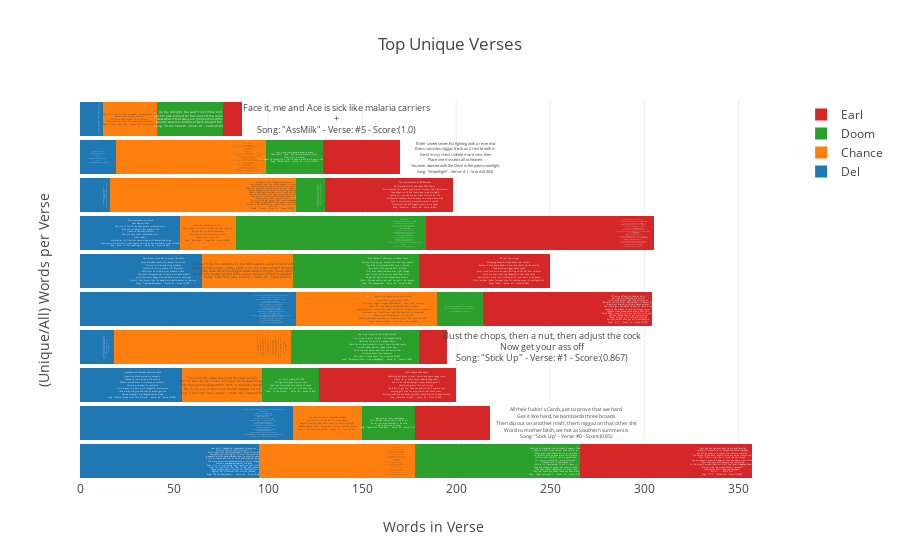

Here is the notebook cell this chart was saved with:
### Code cell
vs = unique_verses_bar(sub_works.values())

### Figure 1 — Plotly figure (JSON) as saved in the notebook; plotly's stock layout.template omitted (floating-point values rounded to 4 significant figures)
{"data": [{"hoverinfo": "text", "name": "Del", "orientation": "h", "text": ["How did it happen An independent corporation<br>With no control could maintain it<br>With rebellious force, developed a course of action<br>We advertise, inviting all to court, the massive<br>A queen's faithful hand, maidens born to wealthy parents<br>A life of luxury, but full of scorn, yeah, they be jealous<br>We were omnivores, gathered food with our tongues<br>Peaceful, unprepared against the guns<br>Ever since we was young they slayed our real master<br>Now I'm told, blast the rifles to peel back domes<br>Heavy weapon power sources for confrontation<br>Against hot situations, safe world's invaded<br>Song: \"Do You Remember?\" - Verse: #0 - Score:(0.832)", "The humanoid race feels that they should rule the whole space-time continuum<br>Decimating villages<br>Deltron, the hero of alliance is sent forth<br>To insure chief aids don't catch a heat ray<br>I just scoped this fiber rope<br>It looks like a good conductor of electricity<br>Use it for a stun net for anyone stepping in the vicinity<br>Living within the walls of our buildings<br>Impervious surface, industrial strength<br>Heavy-duty shield generators for hater attempts<br>Metallic content within the star ship<br>Computer system shoots us through parsecs<br>Light years, astronomical units<br>NASA couldn't fathom the havoc they producing<br>Measured in fractions involving objects from a single star system but yet so complex<br>Song: \"Talent Supercedes\" - Verse: #1 - Score:(0.832)", "A hundred and fourteen and more fiend<br>Proportion, black mortality casualty<br>Gradually losin grips with reality<br>When a child's view in violence so casually<br>Callously, carousel of confusion<br>Only comes to a halt with thoughtful conclusions<br>I'ma weigh the pros and cons of what's goin on<br>Decide whether to go beyond and go along<br>Song: \"What's Wrong with This Picture\" - Verse: #0 - Score:(0.833)", " <br>\"You trippin' man.\"<br>\"Man I be grindin' and chillin'<br> Nigga, I was rolling dice the other day nigga.\" <br>Song: \"Followers *\" - Verse: #5 - Score:(0.833)", "Yo, avoiding the corporate sector running with the rebel operatives<br>Pulling a dark saber out on hostages<br>Deltron O from the under city wonders will they never cease<br>Fear of black planet, serious heat<br>Here in the street high doubts and strongholds<br>Action adventures go beyond the globe<br>The lost ones mobbing in repulsive trucks<br>Transporting troops and not for sport<br>My measurement systems are pleasant for listening<br>Imperial decree that legalizes conditions in certain instances<br>Battle techniques require split second timing<br>The usage designed with large spacecrafts in mind highly maneuverable<br>Turbo lasers will do more than subdue them fools<br>Provincial governor peripheral cameras cover<br>Every corner and crevice I catch a glimpse at<br>Song: \"Nobody Can\" - Verse: #0 - Score:(0.87)", "Hurrah, here come Del to dispel the blahs<br>Cause and effect, pause for respect collection<br>Diction friction, depicting violence<br>Volatile with my profile, like Molotov's<br>MC's must be on auto-pilot, waddle silent<br>like some platypuses, Del is down with data pushers<br>with top secret floppy disk and battle armor and mega<br>Plus all the rhymes that I'm bangin are double-decker, to check ya<br>Song: \"Oakland Blackouts\" - Verse: #1 - Score:(0.877)", "The forerunners' structure<br>Was dug up from<br>The rim of the Milky Way galaxy systematically<br>Empires collapsed from higher a tax<br>I admire the aspiring acts<br>That my eyes were infatuated with<br>Final conflict<br>Interstellar civilizations came along with bombs and ships<br>Machines with artificial intelligence telling us our existence is not relevant<br>Song: \"What Is This Loneliness\" - Verse: #0 - Score:(0.887)", "\"All in my ear with that yappin, man. You trippin.\" <br>\"I'll keep at it to! Wassup\" <br>Song: \"Followers *\" - Verse: #2 - Score:(1.0)", "And the survey says<br>Go pratice or something man<br>You know<br>Peace<br>\"Press Rewind\" (Sadat X Sample)<br>Ah-hah<br>Song: \"Press Rewind\" - Verse: #1 - Score:(1.0)", " Yeah man next they gonna have you up in the spellbound lost'n'found<br>Song: \"What's Wrong with This Picture\" - Verse: #1 - Score:(1.0)"], "textposition": "bottom", "type": "bar", "width": 0.9, "x": [95, 113, 54, 18, 115, 65, 53, 16, 19, 12]}, {"hoverinfo": "text", "name": "Chance", "orientation": "h", "text": ["Stupid ass student<br>True I got truants in Spanish<br>Beats by Inglish rap chanish<br>Fluent, can't fly got flew in I'm foolin'<br>Adidas influence Nike I do's it<br>Coolin' with Mikey, lowkey I rock<br>Mags on my bike, Tay like he chuck<br>Hockey I puck<br>Rockie I fresh<br>Saki, my cup like Rocky \"Wassup\"<br>Ohh he got two weeks ten with the foolie<br>Doobie sawbuck<br>School be too huff<br>Caleb my nigga, Fresco my nigga<br>Gon head send it up<br>SaveMula too tough<br>Song: \"U Got Me Fucked Up\" - Verse: #0 - Score:(0.807)", "It's just me and la cucaracha tonight<br>Cold pizza with the hot Sriracha tonight<br>Apple TV, Comcast, don't know what to watch-a tonight<br>Shoulda had ya when I had ya, now I wish I gotcha tonight<br>Song: \"I Am Very Very Lonely\" - Verse: #1 - Score:(0.811)", "This is not the castle this is just the casa tonight<br>Ain't no Nala so my Simba ain't gon' be Mufasa tonight<br>Only dust and shadows comin' from la cucaracha tonight<br>But if you eva in the hood like Mr. Rogers, hit my<br>Song: \"I Am Very Very Lonely\" - Verse: #0 - Score:(0.814)", "Light a joint<br>Or spliff it if you classy<br>Split a swisha witcha nigga<br>If you ask me<br>Ain't no questions hit it vividly and pass me<br>Don't answer about your problems<br>Or your issues or your Ashleys<br>It's a quarter to imminent, ten minutes to infinite<br>Rims, Henny, and reminisce<br>Nostalgia and MandM;'s<br>Cinnamon tone women and<br>Feminine's getting intimate<br>All broads is frivolous<br>Homies could get they dividends<br>Damn, is he illiterate, literal syndicate<br>Illegitimate, idiot, gangbanger affiliate<br>Sick twisted prick, sick sadistic son of a biscuit<br>Man fuck this shit<br>Song: \"Brain Cells\" - Verse: #0 - Score:(0.819)", "Chance, acid rapper, soccer, hacky sacker<br>Cocky khaki jacket jacker (IGH!)<br>Slap-happy faggot slapper (BRUH BRUH~!) Iraqi rocket launcher<br>Shake that Laffy Taffy, Jolly Rancher/raunchy rapper<br>Bang, bang, bang - skeet, skeet, skeet; she do that thing for three retweets<br>The album feel like '92, now take that bong 'fore he three-peat<br>Chance, ho, acid head, cruisin' on that LSD<br>Asked Joseph about my deal, he looked back said \"hell yeah, let's eat!\"<br>Song: \"Favorite Song\" - Verse: #0 - Score:(0.827)", "I guess I'll file the cabinets, fix the disha washa, tonight (lot of activities)<br>Feed the fishes twist a swisha while I mix the pasta tonight (multitasking)<br>Tube socks white briefs gold wrista watcha tonight (fancy attire)<br>On the sofa posted perfect selfie picture posture tonight (Snapchat bitch)<br>Song: \"I Am Very Very Lonely\" - Verse: #2 - Score:(0.833)", "There are obstacles in life<br>Many many trials and tribulations that come up<br>But you got to realize and know<br>That even Jericho walls must fall<br>Every wall must fall<br>Song: \"Blessings\" - Verse: #0 - Score:(0.833)", "Introducin' (IGH!) Chance the Ruthless<br>Trip 'shrooms and lucy (hah!) dreams is lucid<br>Loosely based on music, swallow my mucus<br>Hope your pussy get herpes and yo' ass get lupus (IGH!)<br>Deuces douches, deuce deuce I'll shoot ya (BLAOW)<br>Shoes might boot 'cha and a suit might suit 'cha<br>They be on bullshit but they really don't do shit<br>They use of illusion could confuse Confucius<br>Nasty, ashy (IGH!) cigarette ashin'<br>'til my voice get raspy; last week suspended<br>Last night kissed Va$htie, parleyed with Ashley<br>Always in the hallway, so I never been classy (hahaha)<br>Shut up!<br>Song: \"NaNa\" - Verse: #1 - Score:(0.838)", "Wavy so wavy<br>Trendin' I'm trendy<br>Bending these pennies mommy done gave me<br>Business so savvy<br>Savey no spendy<br>Drifty so empty<br>City so windy<br>Master champ Chancelor, TrapMan the Chance or<br>Vance the bag handler, Bagger Vance<br>Pants is baggy, Vans rancid<br>Band of bad bandits<br>Abandoned bandanas banned from band practice<br>Sentence so gavel<br>Wordplay so scrabble<br>Chance to split atoms slit Adams apples<br>Adamant chano rat a tat vandals<br>Had to have at em' as an example<br>Song: \"U Got Me Fucked Up\" - Verse: #1 - Score:(0.863)", "Sparrin' is trainin', don't let Denzel +Training Day+ you<br>Sensei could catch a fade too<br>We be on that elegant, hella melanin<br>Barely, barely since the crayons and jellybeans<br>Song: \"Israel (Sparring)\" - Verse: #2 - Score:(0.966)"], "textposition": "bottom", "type": "bar", "width": 0.9, "x": [83, 37, 43, 94, 75, 48, 30, 99, 80, 29]}, {"hoverinfo": "text", "name": "Doom", "orientation": "h", "text": ["Grab the microphone like he smack a rapper iPhone<br>PRhyme time, time's up, dial tone, smile's on<br>Show your teeth, known by the wild prone<br>All getters, pile on, gone since child grown<br>On the count, check, or catch a pound neck<br>for clownin around for rec', no disrespect<br>intended, said it, and meant it<br>Before it's invented, get it, did it, spent it<br>Keep the change, he needs that receipt, thanks<br>MC's need franks regardless of street rank<br>They feet stank, we never leave the beat blank<br>Song: \"Highs and Lows *\" - Verse: #0 - Score:(0.852)", "I get no kick from champagne<br>Their alcohol doesn't thrill me at all<br>So tell me why shouldn't it be true<br>I get a kick out of brew<br>Song: \"Appetizers: One Beer\" - Verse: #0 - Score:(0.857)", "It's like a jungle, 24/7, 365<br>.44, high score, guerilla war tour<br>Yeah sure sure, when push comes to shove<br>It's well-done beef but it's still done love<br>Song: \"In the Streets\" - Verse: #2 - Score:(0.867)", "War nine, frying swine to pork grinds<br>For trying to walk the fine line, thoughts flying<br>Had more fun with a crooked rookie<br>Went for his gun, cracked his skull like a fortune cookie<br>A mind reader, find out, speak, freaks bow<br>With the nine heater, beat feet and smile now<br>Ten paces, about face, chase me<br>We make it sound crazy than a case of M-80's<br>Song: \"Chinatown Wars (Like a Renegade)\" - Verse: #1 - Score:(0.868)", "If the new shoes fit better than the old ones, rock 'em black<br>I'm gonna pick up some cold ones and knock 'em back<br> <br>Song: \"Perfect Hair II\" - Verse: #1 - Score:(0.875)", "\"Duck Season 3\" officially in Haters Town<br>Be sure to bring your maters call, and lazer sounds<br>They flied in, migrated, that's why I waited<br>The whole time eye and balls dilated<br>Flier was faded, the date was right though<br>Hoe it ain't nuttin but my hound dog Nitro<br>Go get 'em boy, Villain found some dinners<br>After I finished skinnin 'em y'all can split the innards<br>Song: \"The Unexpected\" - Verse: #1 - Score:(0.896)", "As if, stance mad stiff<br>Metal Face DOOM, beware, he bear gifts<br>Gab for the shift, overwork, overtime<br>Jerk you been warned, go for mine<br>In the dance hall play the wall like handball<br>Till his pants fall, brawl till last call<br>Loose cannon, squeeze a drip<br>Off to rip this one for the Gipper, get gypped<br>That nig' ya dig don't tip the strippers<br>Foamposite mask, matching slippers<br>Yo where's Starks Backpack of ammo<br>Warriors said let your flags blow, camo<br>These dudes is toys like Wham-O<br>Damn though, chip paint driving on the gravel with the Lambo<br>Blamo<br>Song: \"Ray Gun\" - Verse: #1 - Score:(0.901)", "Just as the mask, some people wear a mask<br>Don't mean that they did something <br>Song: \"Basket Case\" - Verse: #1 - Score:(0.933)", "Just since some people, wear a mask<br>Don't mean.. they.. did nothing automatically<br>Now wait a second!<br>Your Honor I'd respectfully like to have a word with you in chambers<br>Song: \"Basket Case\" - Verse: #2 - Score:(0.933)", "On the strength, she wasn't lent three cent<br>Got her own connect for free rent off the cement<br>Now what if that was your moms Short arms <br>Quarter waters to bottles of Dom bought the {}<br>Song: \"In the Streets\" - Verse: #1 - Score:(0.943)"], "textposition": "bottom", "type": "bar", "width": 0.9, "x": [88, 28, 30, 68, 24, 67, 101, 15, 30, 35]}, {"hoverinfo": "text", "name": "Earl", "orientation": "h", "text": ["Now pan the cameras back to me and Pamela's<br>amateur threesome with Hannah Montana's manager<br>And Miley feedin me sandwiches for my stamina<br>And Santa's in the back laughin cause my back's crampin up<br>Mrs. Claus trippin balls, think she had enough<br>and by enough I mean we dope as fuck, she had a gram of us<br>Flyer than your man because I'm lampin up<br>At the airport smokin hash with all the fuckin baggage handlers<br>Flowin like the motherfuckers aqueducts<br>Odd Future Wolf Gang, fag damagers<br>Bitch~! ... Eat a dick<br>Song: \"Kill\" - Verse: #2 - Score:(0.824)", "All their fuckin' vCards, just to prove that we hard<br>Get it We hard, he bombards three broads<br>Then dip out on another mish', them niggaz on that other shit<br>Word to mother bitch, we hot as Southern summers is<br>Song: \"Stick Up\" - Verse: #0 - Score:(0.85)", "Off a couple Sake shots<br>Watching pot grow in short shorts and some soggy crocs<br>Shoddy lot of black faces trading body shots<br>For all of the belongings in your pocket, park it<br>Hardly not, gnarly tots, nollie pops<br>Use a bit, it got me; then she buzzin' like a walkie talk<br>Staying gold like the only watch that Lonny rocks<br>Grimey socks and you know you don't wanna play with papa swamp<br>Song: \"Between Friends\" - Verse: #0 - Score:(0.863)", "Bust the chops, then a nut, then adjust the cock<br>Now get your ass off<br>Song: \"Stick Up\" - Verse: #1 - Score:(0.867)", "Often, no off days, no debates bitch<br>Box logo, switchblade and cocaine<br>in my back pocket, take Jade on vacation<br>The hotel switch from +Heartbreak+ to +Bates+ quick<br>Rippin out braids with bare hands amazes<br>The crowd go crazy, hands raised I'm laced with<br>swag by the eighth in case you wanna taste it<br>Faggots wear Prada, Satan wears RMK shit<br>Hell's Angel, crack Christ cross the face with erasers<br>and use +Based God+ as his replacement<br>+Super Saiyan+ with ruthless slayings<br>Eat puss, sweet puss got my tooth decayin<br>Song: \"Kill\" - Verse: #1 - Score:(0.867)", "'87 roof top rising<br>Whipping hoopties, tryna boost raw chronic<br>Brutus in that booth, double scoop, hock vomit up, sub rocking<br>Thud knocking niggas teeth loose<br>Bruh, I don't fuck with no cops (Rolling with that flow swamp)<br>Catch me over stove top (Rapping to that coke rock)<br>(Passionless in old Jive clothing with them doors wide open)<br>(Dim the floor lights focused) Like it's nothing, cause it's nothing, bitch<br>Song: \"Hive\" - Verse: #0 - Score:(0.886)", "Gorgeous chrome-plated horse whip<br>Home-making paintings for poor quality porn flicks<br>Court adjourned and the verdict's still saucy<br>Sack swinging like Dub-D40 on a door hinge<br>Good lord, walk light like the floor slick<br>Look bored, hoard all mics in a force grip<br>Pro-abortion endorsing his own importance<br>Or leaving opponents floating with paper and dirty porcelain<br>Pinnacle of titillating crisp spit<br>Fist clinched emulating '68 Olympics<br>Rock it from the cradle 'til he middle aged and limp-sticked<br>Coughing from the stable probably indicating spliff's lit<br>Dismissed, feel it in that saturated cranium<br>Heavy as insurance off a spanking new laser gun<br>Crazy heart, hazy lung, making art, raking funds<br>Crowd going dumb like Palin's son<br>Song: \"Hoarse\" - Verse: #0 - Score:(0.893)", "The reincarnation of '98 Eminem<br>60 Crip and Grizzly and some RMK Denim<br>Pay attention I'm stabbin your women friends, like a gentlemen<br>then dippin with the fuckin pen to go sin again<br>White girl, you can ask her what the dick be like<br>At Monster Madness doin driveby's on a fuckin fixie bike<br>Fuck it moron, snortin oxycontin, wearin cotton<br>Oxymoron like buff faggots playin sissy dykes<br>Song: \"AssMilk\" - Verse: #3 - Score:(0.897)", "Bitter sweet seven fist fighting with a reverend<br>Bless sessions niggaz fresh as Crest breath is<br>Devil in my chest I inhale more cess then<br>Place one missed call to heaven<br>You ever danced with the Devil in the pale moonlight<br>Song: \"Moonlight\" - Verse: #1 - Score:(0.902)", "Face it, me and Ace is sick like malaria carriers<br> + <br>Song: \"AssMilk\" - Verse: #5 - Score:(1.0)"], "textposition": "bottom", "type": "bar", "width": 0.9, "x": [91, 40, 73, 15, 90, 70, 121, 68, 41, 10]}], "layout": {"barmode": "stack", "hovermode": "closest", "title": "Top Unique Verses", "xaxis": {"autorange": true, "showline": false, "title": "Words in Verse", "zeroline": false}, "yaxis": {"autorange": true, "showline": false, "showticklabels": false, "title": "(Unique/All) Words per Verse", "zeroline": false}}}
